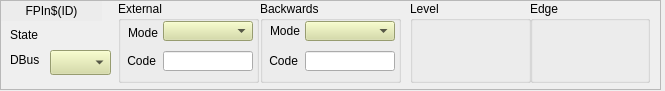
<?xml version="1.0" encoding="UTF-8"?>
<ui version="4.0">
 <class>Form</class>
 <widget class="QWidget" name="Form">
  <property name="geometry">
   <rect>
    <x>0</x>
    <y>0</y>
    <width>665</width>
    <height>91</height>
   </rect>
  </property>
  <property name="windowTitle">
   <string>Form</string>
  </property>
  <widget class="QFrame" name="frame_3">
   <property name="geometry">
    <rect>
     <x>0</x>
     <y>0</y>
     <width>661</width>
     <height>90</height>
    </rect>
   </property>
   <property name="frameShape">
    <enum>QFrame::StyledPanel</enum>
   </property>
   <property name="frameShadow">
    <enum>QFrame::Raised</enum>
   </property>
   <widget class="caLabel" name="calabel">
    <property name="geometry">
     <rect>
      <x>1</x>
      <y>1</y>
      <width>101</width>
      <height>20</height>
     </rect>
    </property>
    <property name="styleSheet">
     <string notr="true">background-color: rgb(236, 236, 236, 255);</string>
    </property>
    <property name="text">
     <string>FPIn$(ID)</string>
    </property>
    <property name="alignment">
     <set>Qt::AlignCenter</set>
    </property>
   </widget>
   <widget class="QGroupBox" name="groupBox">
    <property name="geometry">
     <rect>
      <x>118</x>
      <y>1</y>
      <width>141</width>
      <height>82</height>
     </rect>
    </property>
    <property name="title">
     <string>External</string>
    </property>
    <widget class="QLabel" name="label_16">
     <property name="geometry">
      <rect>
       <x>5</x>
       <y>50</y>
       <width>33</width>
       <height>20</height>
      </rect>
     </property>
     <property name="text">
      <string>Code</string>
     </property>
     <property name="alignment">
      <set>Qt::AlignRight|Qt::AlignTrailing|Qt::AlignVCenter</set>
     </property>
    </widget>
    <widget class="QLabel" name="label_15">
     <property name="geometry">
      <rect>
       <x>5</x>
       <y>20</y>
       <width>35</width>
       <height>23</height>
      </rect>
     </property>
     <property name="text">
      <string>Mode</string>
     </property>
     <property name="alignment">
      <set>Qt::AlignRight|Qt::AlignTrailing|Qt::AlignVCenter</set>
     </property>
    </widget>
    <widget class="caTextEntry" name="catextentry_4">
     <property name="geometry">
      <rect>
       <x>45</x>
       <y>50</y>
       <width>90</width>
       <height>20</height>
      </rect>
     </property>
     <property name="toolTip">
      <string>Sets the code which will be applied to the local mapping ram whenever the External Mode condition is met.</string>
     </property>
     <property name="channel" stdset="0">
      <string notr="true">$(SYS)-$(DEVICE):FPIn$(ID)-Code-Ext-SP</string>
     </property>
     <property name="background">
      <color>
       <red>212</red>
       <green>219</green>
       <blue>157</blue>
      </color>
     </property>
     <property name="colorMode">
      <enum>caLineEdit::Static</enum>
     </property>
    </widget>
    <widget class="caMenu" name="camenu_2">
     <property name="geometry">
      <rect>
       <x>45</x>
       <y>20</y>
       <width>90</width>
       <height>20</height>
      </rect>
     </property>
     <property name="toolTip">
      <string>Selects the condition in which to inject event codes into the local mapping ram. These codes are treated as codes coming from the downstream event link.</string>
     </property>
     <property name="styleSheet">
      <string notr="true">background-color: rgb(212, 219, 157);</string>
     </property>
     <property name="channel" stdset="0">
      <string notr="true">$(SYS)-$(DEVICE):FPIn$(ID)-Trig-Ext-Sel</string>
     </property>
    </widget>
   </widget>
   <widget class="QGroupBox" name="groupBox_2">
    <property name="geometry">
     <rect>
      <x>260</x>
      <y>1</y>
      <width>141</width>
      <height>82</height>
     </rect>
    </property>
    <property name="title">
     <string>Backwards</string>
    </property>
    <widget class="caMenu" name="camenu_4">
     <property name="geometry">
      <rect>
       <x>45</x>
       <y>20</y>
       <width>90</width>
       <height>20</height>
      </rect>
     </property>
     <property name="toolTip">
      <string>Selects the condition in which to send on the upstream event link.</string>
     </property>
     <property name="styleSheet">
      <string notr="true">background-color: rgb(212, 219, 157);</string>
     </property>
     <property name="channel" stdset="0">
      <string notr="true">$(SYS)-$(DEVICE):FPIn$(ID)-Trig-Back-Sel</string>
     </property>
    </widget>
    <widget class="QLabel" name="label_17">
     <property name="geometry">
      <rect>
       <x>5</x>
       <y>20</y>
       <width>35</width>
       <height>20</height>
      </rect>
     </property>
     <property name="text">
      <string>Mode</string>
     </property>
     <property name="alignment">
      <set>Qt::AlignRight|Qt::AlignTrailing|Qt::AlignVCenter</set>
     </property>
    </widget>
    <widget class="caTextEntry" name="catextentry_5">
     <property name="geometry">
      <rect>
       <x>45</x>
       <y>50</y>
       <width>90</width>
       <height>20</height>
      </rect>
     </property>
     <property name="toolTip">
      <string>Sets the code which will be sent on the upstream event link whenever the Backwards Mode condition is met.</string>
     </property>
     <property name="channel" stdset="0">
      <string notr="true">$(SYS)-$(DEVICE):FPIn$(ID)-Code-Back-SP</string>
     </property>
     <property name="background">
      <color>
       <red>212</red>
       <green>219</green>
       <blue>157</blue>
      </color>
     </property>
     <property name="colorMode">
      <enum>caLineEdit::Static</enum>
     </property>
    </widget>
    <widget class="QLabel" name="label_18">
     <property name="geometry">
      <rect>
       <x>5</x>
       <y>50</y>
       <width>33</width>
       <height>20</height>
      </rect>
     </property>
     <property name="text">
      <string>Code</string>
     </property>
     <property name="alignment">
      <set>Qt::AlignRight|Qt::AlignTrailing|Qt::AlignVCenter</set>
     </property>
    </widget>
   </widget>
   <widget class="QLabel" name="label_14">
    <property name="geometry">
     <rect>
      <x>10</x>
      <y>50</y>
      <width>36</width>
      <height>20</height>
     </rect>
    </property>
    <property name="text">
     <string>DBus</string>
    </property>
   </widget>
   <widget class="caMenu" name="camenu">
    <property name="geometry">
     <rect>
      <x>50</x>
      <y>50</y>
      <width>61</width>
      <height>25</height>
     </rect>
    </property>
    <property name="toolTip">
     <string>Sets the upstream distributred bus bit mask which is driven by this input. DBus bits from multiple sources are condensed with a bit-wise OR.</string>
    </property>
    <property name="styleSheet">
     <string notr="true">background-color: rgb(212, 219, 157);</string>
    </property>
    <property name="channel" stdset="0">
     <string notr="true">$(SYS)-$(DEVICE):FPIn$(ID)-DBus-Sel</string>
    </property>
   </widget>
   <widget class="QGroupBox" name="groupBox_3">
    <property name="geometry">
     <rect>
      <x>410</x>
      <y>1</y>
      <width>121</width>
      <height>82</height>
     </rect>
    </property>
    <property name="title">
     <string>Level</string>
    </property>
    <widget class="caChoice" name="cachoice_2">
     <property name="geometry">
      <rect>
       <x>10</x>
       <y>25</y>
       <width>101</width>
       <height>40</height>
      </rect>
     </property>
     <property name="toolTip">
      <string>When operating in level triggered mode, determines if codes are sent when the input level is low or high.</string>
     </property>
     <property name="channel" stdset="0">
      <string notr="true">$(SYS)-$(DEVICE):FPIn$(ID)-Lvl-Sel</string>
     </property>
     <property name="background">
      <color>
       <red>212</red>
       <green>219</green>
       <blue>157</blue>
      </color>
     </property>
     <property name="bordercolor">
      <color>
       <red>0</red>
       <green>0</green>
       <blue>0</blue>
      </color>
     </property>
     <property name="colorMode">
      <enum>caChoice::Static</enum>
     </property>
     <property name="endBit">
      <number>1</number>
     </property>
    </widget>
   </widget>
   <widget class="QGroupBox" name="groupBox_4">
    <property name="geometry">
     <rect>
      <x>530</x>
      <y>1</y>
      <width>120</width>
      <height>82</height>
     </rect>
    </property>
    <property name="title">
     <string>Edge</string>
    </property>
    <widget class="caChoice" name="cachoice_3">
     <property name="geometry">
      <rect>
       <x>10</x>
       <y>25</y>
       <width>101</width>
       <height>40</height>
      </rect>
     </property>
     <property name="toolTip">
      <string>When operating in edge triggered mode, determines if codes are sent on the falling or rising edge in the input signal.</string>
     </property>
     <property name="channel" stdset="0">
      <string notr="true">$(SYS)-$(DEVICE):FPIn$(ID)-Edge-Sel</string>
     </property>
     <property name="background">
      <color>
       <red>212</red>
       <green>219</green>
       <blue>157</blue>
      </color>
     </property>
     <property name="bordercolor">
      <color>
       <red>0</red>
       <green>0</green>
       <blue>0</blue>
      </color>
     </property>
     <property name="colorMode">
      <enum>caChoice::Static</enum>
     </property>
     <property name="endBit">
      <number>1</number>
     </property>
    </widget>
   </widget>
   <widget class="QLabel" name="label_19">
    <property name="geometry">
     <rect>
      <x>10</x>
      <y>25</y>
      <width>36</width>
      <height>20</height>
     </rect>
    </property>
    <property name="text">
     <string>State</string>
    </property>
   </widget>
   <widget class="caLed" name="caled">
    <property name="geometry">
     <rect>
      <x>70</x>
      <y>25</y>
      <width>20</width>
      <height>20</height>
     </rect>
    </property>
    <property name="channel" stdset="0">
     <string notr="true">$(SYS)-$(DEVICE):FPIn$(ID)-State-I</string>
    </property>
    <property name="falseColor">
     <color>
      <red>200</red>
      <green>200</green>
      <blue>200</blue>
     </color>
    </property>
    <property name="trueColor">
     <color>
      <red>0</red>
      <green>205</green>
      <blue>0</blue>
     </color>
    </property>
    <property name="undefinedColor">
     <color>
      <red>255</red>
      <green>255</green>
      <blue>255</blue>
     </color>
    </property>
   </widget>
  </widget>
 </widget>
 <customwidgets>
  <customwidget>
   <class>caMenu</class>
   <extends>QComboBox</extends>
   <header>caMenu</header>
  </customwidget>
  <customwidget>
   <class>caChoice</class>
   <extends>QWidget</extends>
   <header>caChoice</header>
  </customwidget>
  <customwidget>
   <class>caTextEntry</class>
   <extends>caLineEdit</extends>
   <header>caTextEntry</header>
  </customwidget>
  <customwidget>
   <class>caLabel</class>
   <extends>QLabel</extends>
   <header>caLabel</header>
  </customwidget>
  <customwidget>
   <class>caLed</class>
   <extends>QWidget</extends>
   <header>caLed</header>
  </customwidget>
  <customwidget>
   <class>caLineEdit</class>
   <extends>QLineEdit</extends>
   <header>caLineEdit</header>
  </customwidget>
 </customwidgets>
 <resources/>
 <connections/>
</ui>
